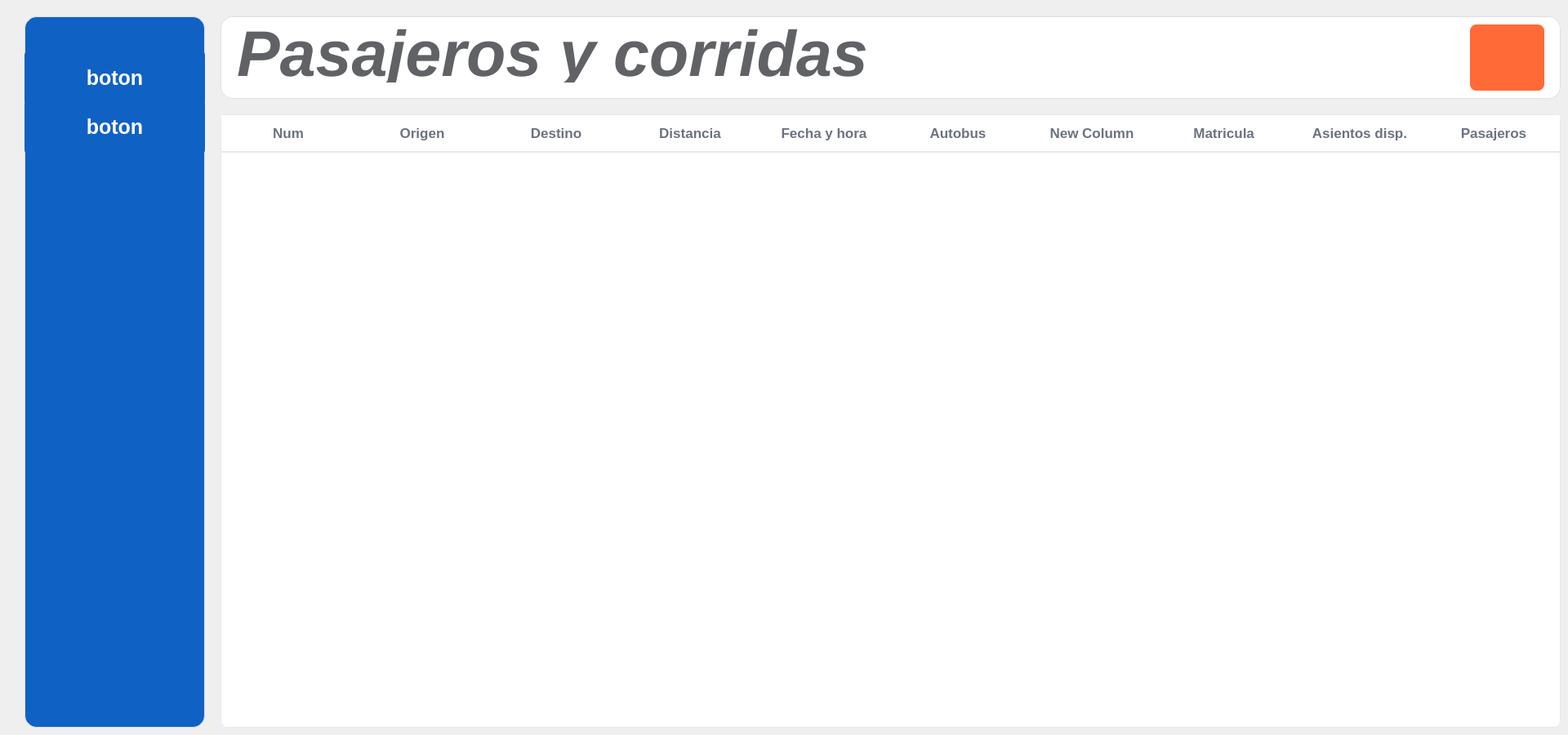
    <widget class="QWidget" name="pafina_pasajerosycorridas">
     <widget class="QWidget" name="widget_opbotones_5" native="true">
      <property name="geometry">
       <rect>
        <x>30</x>
        <y>20</y>
        <width>221</width>
        <height>871</height>
       </rect>
      </property>
      <property name="styleSheet">
       <string notr="true">

background-color: #1061C4;
border: 1px solid #dcdfe6;
border-radius: 15px;
gridline-color: #e0e0e0;
outline: none;
color: #606266;

</string>
      </property>
      <widget class="QPushButton" name="boton_ejemplo_15">
       <property name="geometry">
        <rect>
         <x>0</x>
         <y>40</y>
         <width>221</width>
         <height>71</height>
        </rect>
       </property>
       <property name="font">
        <font>
         <pointsize>-1</pointsize>
         <bold>true</bold>
        </font>
       </property>
       <property name="styleSheet">
        <string notr="true">QPushButton{
	background: #1061C4;
	color:WHITE;
	border:none;
	border-radius: 8px;
	font-weight: bold;
	font-size: 25px;
}

QPushButton:hover {
    background-color: #0D4FAB;    
}

QPushButton:pressed {
    background-color: #0A3F8A;     
}</string>
       </property>
       <property name="text">
        <string>boton</string>
       </property>
       <property name="iconSize">
        <size>
         <width>30</width>
         <height>30</height>
        </size>
       </property>
      </widget>
      <widget class="QPushButton" name="boton_ejemplo_16">
       <property name="geometry">
        <rect>
         <x>0</x>
         <y>100</y>
         <width>221</width>
         <height>71</height>
        </rect>
       </property>
       <property name="font">
        <font>
         <pointsize>-1</pointsize>
         <bold>true</bold>
        </font>
       </property>
       <property name="styleSheet">
        <string notr="true">QPushButton{
	background: #1061C4;
	color:WHITE;
	border:none;
	border-radius: 8px;
	font-weight: bold;
	font-size: 25px;
}

QPushButton:hover {
    background-color: #0D4FAB;    
}

QPushButton:pressed {
    background-color: #0A3F8A;     
}</string>
       </property>
       <property name="text">
        <string>boton</string>
       </property>
       <property name="iconSize">
        <size>
         <width>30</width>
         <height>30</height>
        </size>
       </property>
      </widget>
     </widget>
     <widget class="QWidget" name="widget_opfiltro_5" native="true">
      <property name="geometry">
       <rect>
        <x>270</x>
        <y>20</y>
        <width>1641</width>
        <height>101</height>
       </rect>
      </property>
      <property name="styleSheet">
       <string notr="true">background-color: #ffffff;
border: 1px solid #dcdfe6;
border-radius: 15px;
gridline-color: #e0e0e0;
outline: none;
color: #606266;
border-radius: 15px;
border-bottom: 1px solid #E3E3E3;

</string>
      </property>
      <widget class="QLabel" name="label_estatico_operadores_7">
       <property name="geometry">
        <rect>
         <x>20</x>
         <y>10</y>
         <width>811</width>
         <height>71</height>
        </rect>
       </property>
       <property name="font">
        <font>
         <pointsize>59</pointsize>
         <italic>true</italic>
         <bold>true</bold>
        </font>
       </property>
       <property name="styleSheet">
        <string notr="true">border:none

</string>
       </property>
       <property name="text">
        <string>Pasajeros y corridas</string>
       </property>
      </widget>
      <widget class="QPushButton" name="regresar_pushButton">
       <property name="geometry">
        <rect>
         <x>1530</x>
         <y>10</y>
         <width>91</width>
         <height>81</height>
        </rect>
       </property>
       <property name="font">
        <font>
         <pointsize>-1</pointsize>
         <bold>true</bold>
        </font>
       </property>
       <property name="styleSheet">
        <string notr="true">QPushButton{
	background: rgb(255, 106, 54);
	color:WHITE;
	border:none;
	border-radius: 8px;
	font-weight: bold;
	font-size: 25px;
}

QPushButton:hover {
    background-color: #0D4FAB;    
}

QPushButton:pressed {
    background-color: #0A3F8A;     
}</string>
       </property>
       <property name="text">
        <string/>
       </property>
       <property name="icon">
        <iconset>
         <normaloff>:/recursos/iconsEmpresa/volver.png</normaloff>:/recursos/iconsEmpresa/volver.png</iconset>
       </property>
       <property name="iconSize">
        <size>
         <width>30</width>
         <height>30</height>
        </size>
       </property>
      </widget>
     </widget>
     <widget class="QTableWidget" name="QtableWidget_corridas_5">
      <property name="geometry">
       <rect>
        <x>270</x>
        <y>140</y>
        <width>1641</width>
        <height>751</height>
       </rect>
      </property>
      <property name="font">
       <font>
        <pointsize>-1</pointsize>
        <bold>true</bold>
       </font>
      </property>
      <property name="layoutDirection">
       <enum>Qt::LayoutDirection::LeftToRight</enum>
      </property>
      <property name="styleSheet">
       <string notr="true">QTableView {
    background: #ffffff;
    border: 1px solid #e6e8ec;
    border-radius: 8px;
    gridline-color: #f1f1f3;
    selection-background-color: #e8f0fe;
    selection-color: #1a1a1a;
    font-size: 14px;
    color: #333;
    alternate-background-color: #fafbff;
    show-grid: false;
}

QTableView::item {
    padding: 8px 12px;
    border: 0px;
}

QTableView::item:hover {
    background: #f5f8ff;
}

QTableView::item:selected {
    background: #e2edff;
    color: #1a1a1a;
}

QHeaderView::section {
    background: #ffffff;
    color: #6b7280;
    padding: 10px 12px;
    border: 0;
    border-bottom: 2px solid #e6e8ec;
    font-size: 17px;
    font-weight: 600;
}

QHeaderView::section:hover {
    background: #f7f9fc;
}

QHeaderView {
    background: #ffffff;
    border: 0;
}

QTableView::indicator {
    width: 18px;
    height: 18px;
}

QHeaderView::section:first {
    border-top-left-radius: 15px;
}

QHeaderView::section:last {
    border-top-right-radius: 15px;
}

QScrollBar:vertical {
    background: transparent;
    width: 10px;
    margin: 0px;
}

QScrollBar::handle:vertical {
    background: #cfd3da;
    min-height: 25px;
    border-radius: 5px;
}

QScrollBar::handle:vertical:hover {
    background: #b5bac4;
}

QScrollBar::add-line,
QScrollBar::sub-line {
    background: none;
    height: 0px;
}
</string>
      </property>
      <property name="horizontalScrollBarPolicy">
       <enum>Qt::ScrollBarPolicy::ScrollBarAlwaysOff</enum>
      </property>
      <property name="sizeAdjustPolicy">
       <enum>QAbstractScrollArea::SizeAdjustPolicy::AdjustIgnored</enum>
      </property>
      <attribute name="horizontalHeaderVisible">
       <bool>true</bool>
      </attribute>
      <attribute name="horizontalHeaderCascadingSectionResizes">
       <bool>false</bool>
      </attribute>
      <attribute name="horizontalHeaderDefaultSectionSize">
       <number>164</number>
      </attribute>
      <attribute name="horizontalHeaderHighlightSections">
       <bool>false</bool>
      </attribute>
      <column>
       <property name="text">
        <string>Num</string>
       </property>
       <property name="font">
        <font>
         <bold>true</bold>
        </font>
       </property>
      </column>
      <column>
       <property name="text">
        <string>Origen</string>
       </property>
       <property name="font">
        <font>
         <bold>true</bold>
        </font>
       </property>
      </column>
      <column>
       <property name="text">
        <string>Destino</string>
       </property>
       <property name="font">
        <font>
         <bold>true</bold>
        </font>
       </property>
      </column>
      <column>
       <property name="text">
        <string>Distancia</string>
       </property>
       <property name="font">
        <font>
         <bold>true</bold>
        </font>
       </property>
      </column>
      <column>
       <property name="text">
        <string>Fecha y hora</string>
       </property>
       <property name="font">
        <font>
         <bold>true</bold>
        </font>
       </property>
      </column>
      <column>
       <property name="text">
        <string>Autobus</string>
       </property>
       <property name="font">
        <font>
         <bold>true</bold>
        </font>
       </property>
      </column>
      <column>
       <property name="text">
        <string>New Column</string>
       </property>
      </column>
      <column>
       <property name="text">
        <string>Matricula </string>
       </property>
       <property name="font">
        <font>
         <bold>true</bold>
        </font>
       </property>
      </column>
      <column>
       <property name="text">
        <string>Asientos disp.</string>
       </property>
       <property name="font">
        <font>
         <bold>true</bold>
        </font>
       </property>
      </column>
      <column>
       <property name="text">
        <string>Pasajeros</string>
       </property>
       <property name="font">
        <font>
         <bold>true</bold>
        </font>
       </property>
      </column>
     </widget>
    </widget>
